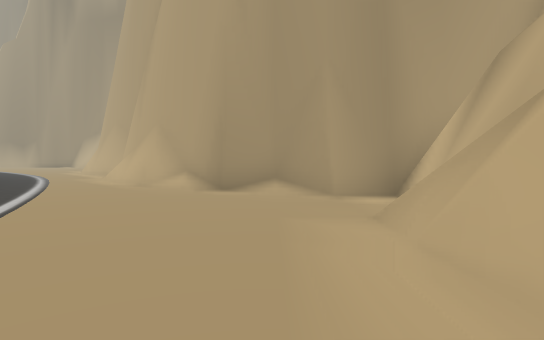
[1] (above)

19 first-person views from a walk through a Unity game level. The camera is 1.2 m above the floor, tilts 2° down and sees 80° across. The floor is counted in squares, 2 m on a side. Each view is taken from the middle of a square. On the plan, view 1 faces up. The plan holds only what a view shows up to about 10 squares ahead; the rest is blank. The place goes on beyond the plan. The player is left out.

[2]
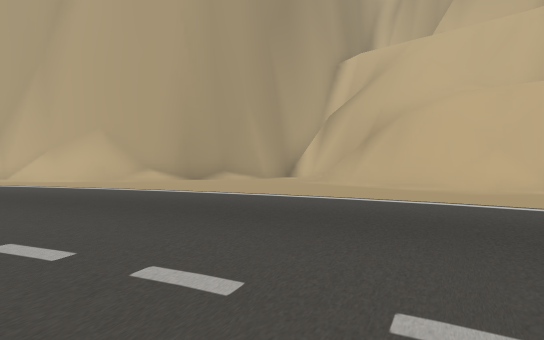

[3]
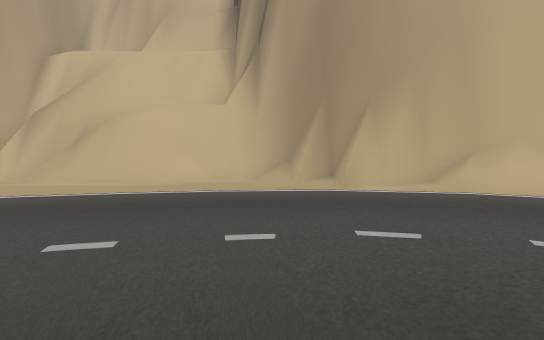

[4]
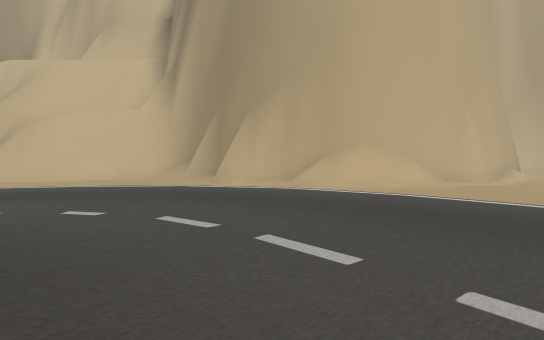

[5]
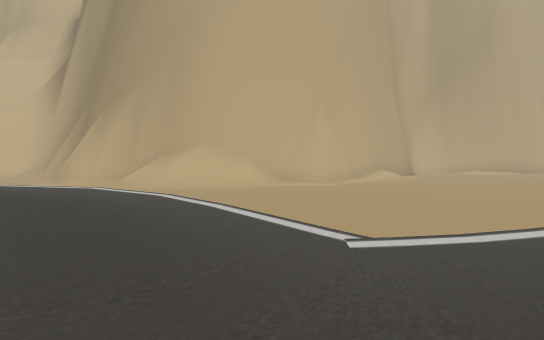

[6]
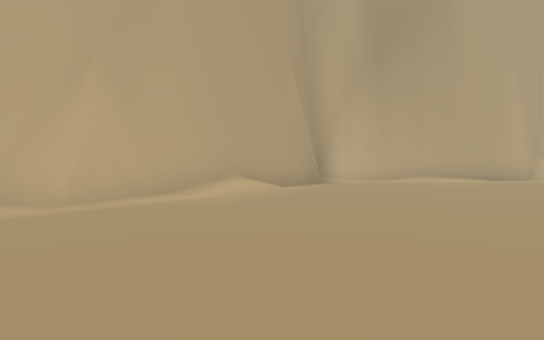

[7]
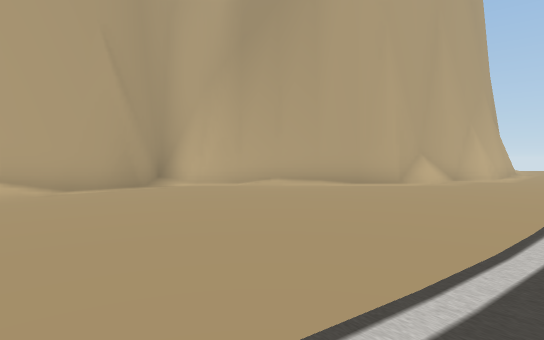

[8]
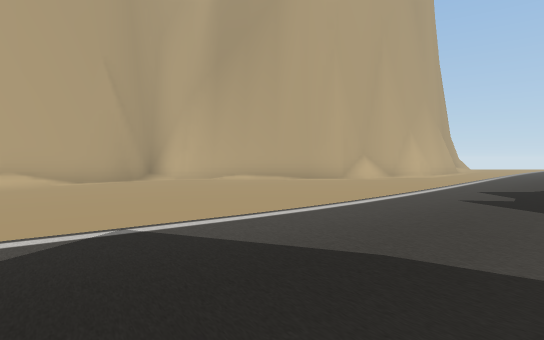

[9]
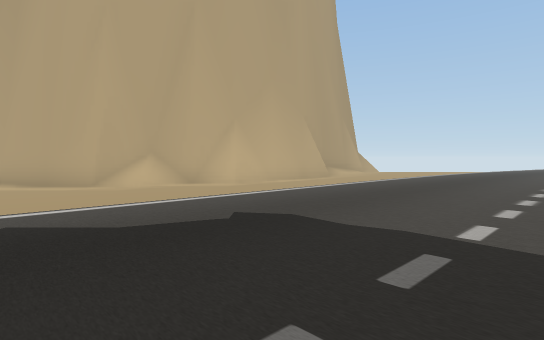

[10]
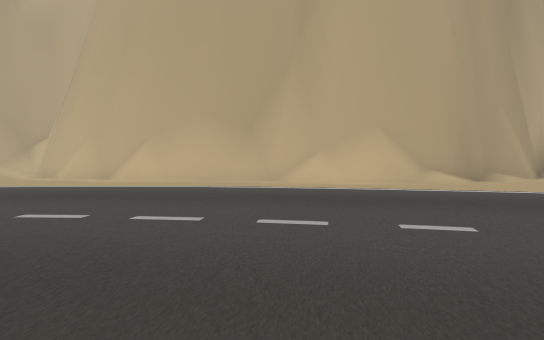

[11]
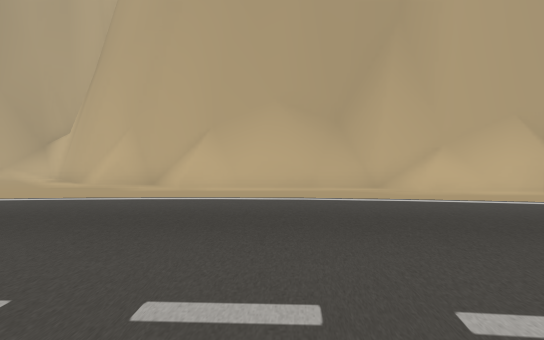

[12]
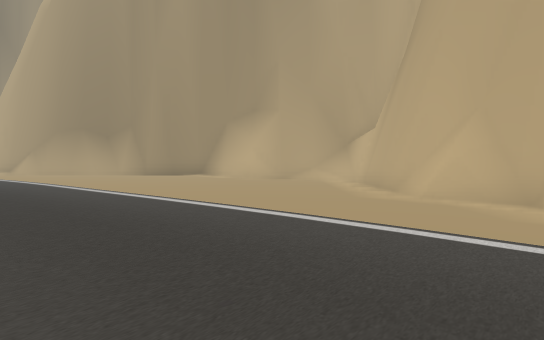

[13]
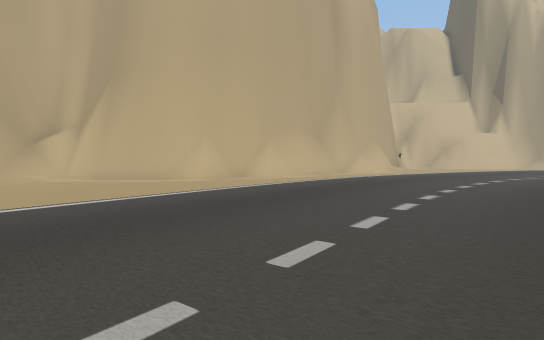

[14]
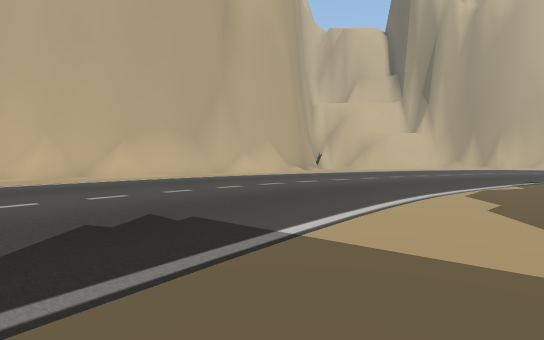

[15]
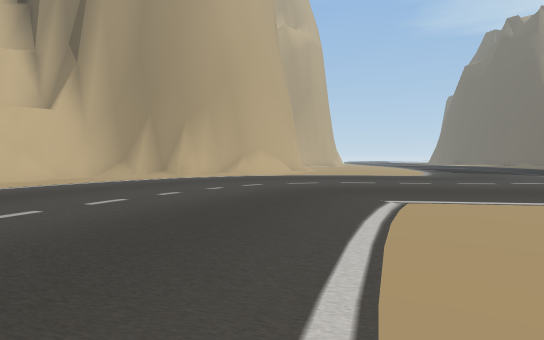

[16]
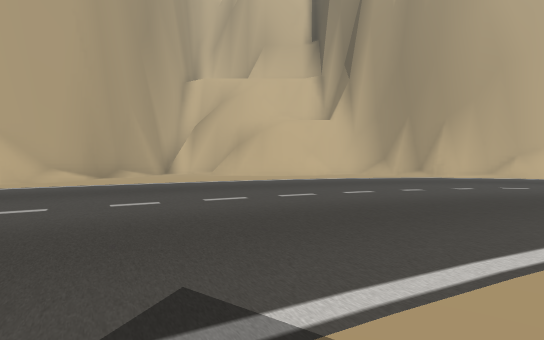

[17]
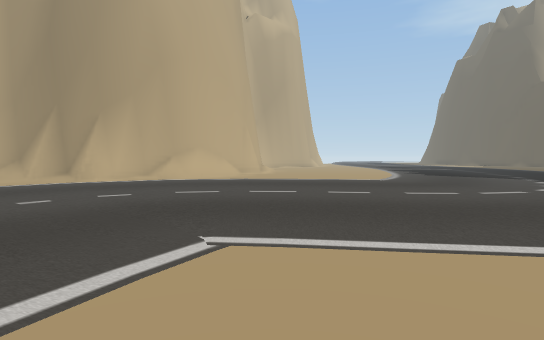

[18]
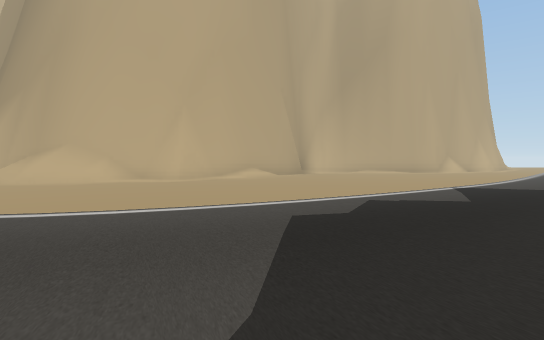

[19]
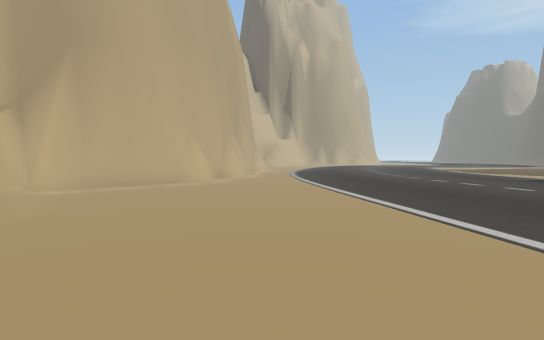

### Floor plan
Key: @ floor where view 1 was taken; # wall or solid block; . floor; / step, stairs or slope.
Columns run from 19 left of view 1 to 6 right of it. Each row starts with its distance up from view 1.
 20 .......//###
 19 .........//#
 18  ..........#
 17   .........#
 16    ........#
 15    ........##
 14   ..........#
 13  ...........##
 12   ........../##
 11    ........../##
 10    .........../#
  9   ............/##
  8  ............../###
  7   ..............//###
  6    ................/###
  5     ..................#
  4      .................
  3        ..............#
  2         .............#
  1         .............#
  0          ..........@.#
 -1          ............##
 -2          ............/#
 -3          .........../##
 -4          .........../#
 -5          ........../##
 -6          ........../
 -7          ........./#
 -8           ......../#
 -9           ......../#
-10           .........##
-11           ..........#
-12           ..........##
-13           ........../##
-14           .........../##
-15           .............##
-16             ............#
-17              ...........#
-18               ..........#
-19               ..........#
-20                .........#
-21                 ........##
-22                  ......./#
-23                   .......#
-24                   .......#
-25                  .........
-26                   ........
-27                    .......

Positions as (right, up) in squares from view 1, and headings:
1: (0, 0), facing up
2: (-6, -2), facing up-right
3: (-7, -3), facing right
4: (-8, -6), facing right
5: (-8, -10), facing right
6: (-4, -14), facing right
7: (-3, -18), facing right
8: (-5, -19), facing right
9: (-2, -25), facing right
10: (-11, 4), facing up-right
11: (-11, 7), facing up-right
12: (-11, 10), facing up
13: (-18, 13), facing right
14: (-18, 8), facing right
15: (-10, 1), facing down-right
16: (-11, 1), facing right
17: (-10, -2), facing down-right
18: (-9, -14), facing right
19: (-16, 20), facing down-right
